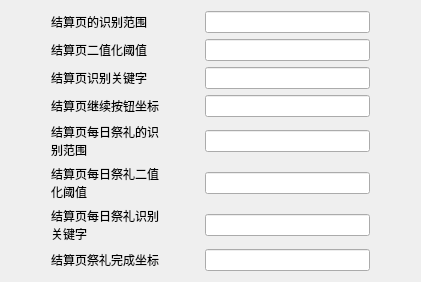
         <widget class="QWidget" name="page_3">
          <property name="sizePolicy">
           <sizepolicy hsizetype="Expanding" vsizetype="Expanding">
            <horstretch>0</horstretch>
            <verstretch>0</verstretch>
           </sizepolicy>
          </property>
          <layout class="QGridLayout" name="gridLayout_4">
           <item row="0" column="1">
            <widget class="QLabel" name="lb_over_area">
             <property name="text">
              <string>结算页的识别范围</string>
             </property>
            </widget>
           </item>
           <item row="7" column="3">
            <widget class="QLineEdit" name="le_orites_keywords"/>
           </item>
           <item row="1" column="1">
            <widget class="QLabel" name="lb_over_binaryzation">
             <property name="text">
              <string>结算页二值化阈值</string>
             </property>
            </widget>
           </item>
           <item row="9" column="1">
            <widget class="QLabel" name="lb_overritesxy">
             <property name="text">
              <string>结算页祭礼完成坐标</string>
             </property>
            </widget>
           </item>
           <item row="0" column="4">
            <spacer name="horizontalSpacer_16">
             <property name="orientation">
              <enum>Qt::Horizontal</enum>
             </property>
             <property name="sizeHint" stdset="0">
              <size>
               <width>40</width>
               <height>20</height>
              </size>
             </property>
            </spacer>
           </item>
           <item row="6" column="1">
            <widget class="QLabel" name="lb_overrite_binaryzation">
             <property name="text">
              <string>结算页每日祭礼二值
化阈值</string>
             </property>
            </widget>
           </item>
           <item row="0" column="3">
            <widget class="QLineEdit" name="le_over_area">
             <property name="minimumSize">
              <size>
               <width>165</width>
               <height>0</height>
              </size>
             </property>
             <property name="maximumSize">
              <size>
               <width>200</width>
               <height>16777215</height>
              </size>
             </property>
             <property name="contextMenuPolicy">
              <enum>Qt::DefaultContextMenu</enum>
             </property>
            </widget>
           </item>
           <item row="3" column="1">
            <widget class="QLabel" name="lb_over_keywords">
             <property name="text">
              <string>结算页识别关键字</string>
             </property>
            </widget>
           </item>
           <item row="0" column="0">
            <spacer name="horizontalSpacer_15">
             <property name="orientation">
              <enum>Qt::Horizontal</enum>
             </property>
             <property name="sizeHint" stdset="0">
              <size>
               <width>40</width>
               <height>20</height>
              </size>
             </property>
            </spacer>
           </item>
           <item row="6" column="3">
            <widget class="QLineEdit" name="le_overrite_binaryzation"/>
           </item>
           <item row="3" column="3">
            <widget class="QLineEdit" name="le_over_keywords"/>
           </item>
           <item row="1" column="3">
            <widget class="QLineEdit" name="le_over_binaryzation"/>
           </item>
           <item row="0" column="2">
            <spacer name="horizontalSpacer_14">
             <property name="orientation">
              <enum>Qt::Horizontal</enum>
             </property>
             <property name="sizeHint" stdset="0">
              <size>
               <width>40</width>
               <height>20</height>
              </size>
             </property>
            </spacer>
           </item>
           <item row="9" column="3">
            <widget class="QLineEdit" name="le_overritesxy"/>
           </item>
           <item row="7" column="1">
            <widget class="QLabel" name="lb_or_keywords">
             <property name="text">
              <string>结算页每日祭礼识别
关键字</string>
             </property>
            </widget>
           </item>
           <item row="5" column="3">
            <widget class="QLineEdit" name="le_orites_area"/>
           </item>
           <item row="5" column="1">
            <widget class="QLabel" name="lb_over_rites">
             <property name="text">
              <string>结算页每日祭礼的识
别范围</string>
             </property>
            </widget>
           </item>
           <item row="4" column="1">
            <widget class="QLabel" name="lb_over_continuexy">
             <property name="text">
              <string>结算页继续按钮坐标</string>
             </property>
            </widget>
           </item>
           <item row="4" column="3">
            <widget class="QLineEdit" name="le_over_continuexy"/>
           </item>
          </layout>
         </widget>
